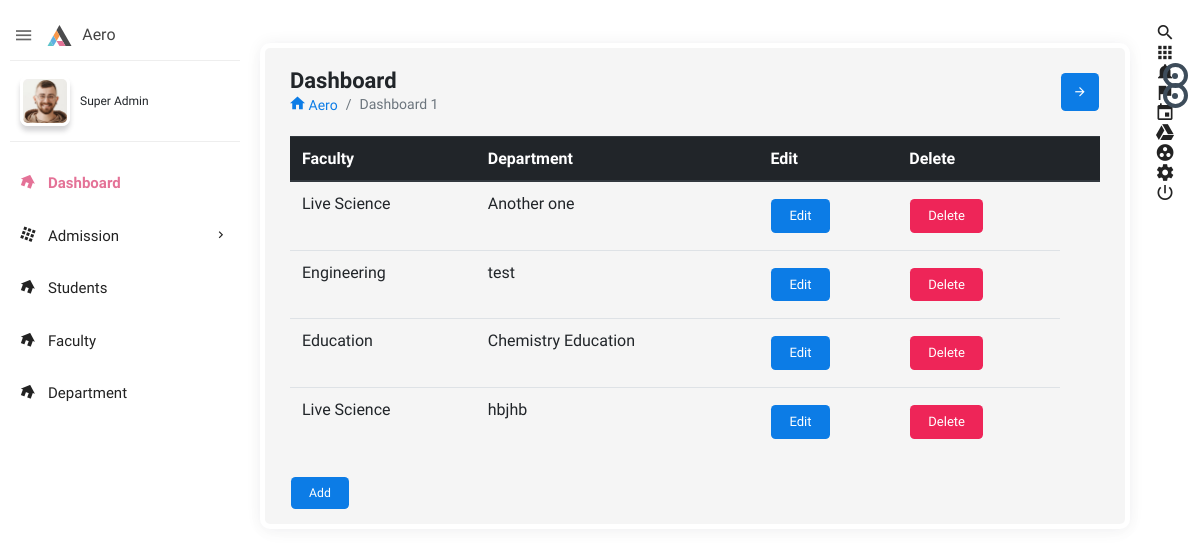
/administrator/department/, run on an earlier commit of the app's database.
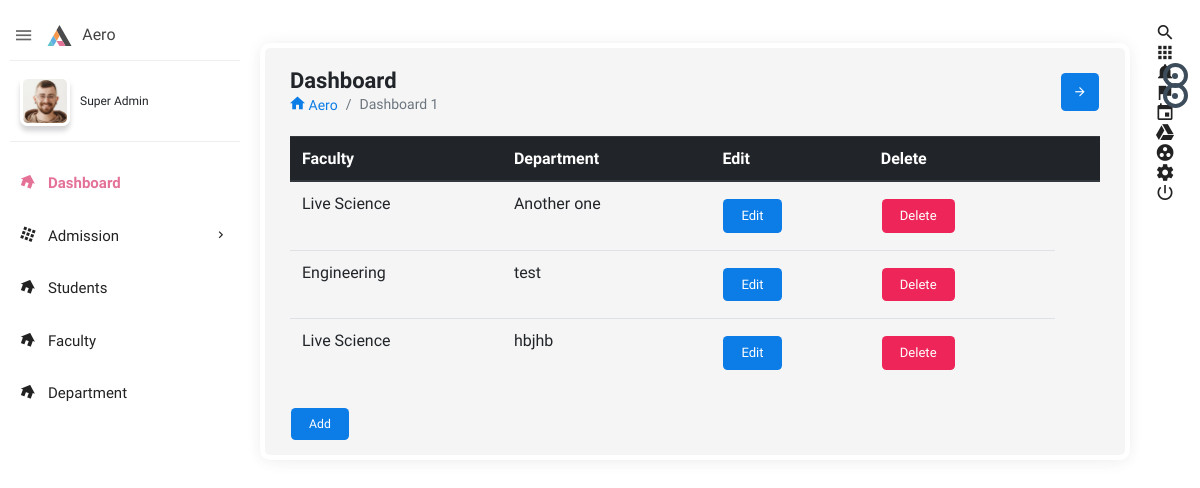
And on a later commit of the database.
### administrator/models.py (models this page shows, shortened)
class Department(models.Model):
	faculty = models.ForeignKey(Faculty, on_delete = models.CASCADE)
	department = models.CharField(max_length=100)

class Faculty(models.Model):
	faculty = models.CharField(max_length=100)
	def __str__ (self):
		return self.faculty

### administrator/views.py (the view)
# urls.py: path('department/', views.department_view, name='department'),
def department_view(request):
	domain = request.get_host()
	qs = Department.objects.all()
	faculty  = Faculty.objects.all()
	context = {'qs':qs, 'domain':domain, 'faculty':faculty}
	return render(request, 'admin1/department.html', context)

### templates/admin1/department.html (shortened to what this page needs)
{% extends 'admin1/index.html' %}
{% block body %}
<body>
<div class="col-md-12">
<div class="table-responsive">
<table class="table">
    <thead class="thead-dark">
      <tr>
        <th> Faculty</th>
        <th> Department</th>
        <th> Edit</th>
        <th>  Delete</th>
        <th></th>
      </tr>
    </thead>
    <tbody id="tablebody">
    {% for i in qs %}
      <tr id="tr{{i.id}}">
        <td id="faculty{{i.id}}">{{i.faculty}}</td>
        <td id="department{{i.id}}">{{i.department}}</td>
       <td> <button class="btn btn-primary btn-small" data-toggle="modal" data-target="#myModal" onclick="editDepartment('{{i.id}}')">Edit</button>
       </td>
        <td> <button class="btn btn-danger btn-small" onclick="deleteDepartment('{{i.id}}')">Delete</button></td>
      </tr>
	{% endfor %}
    </tbody>
  </table>
</div>
<button class="btn btn-primary" data-toggle="modal" data-target="#myModal1">Add</button>
</div>
</body>
{% endblock %}

What changed in the data, as far as the page shows it:
removed Department: faculty "Education", department "Chemistry Education"
